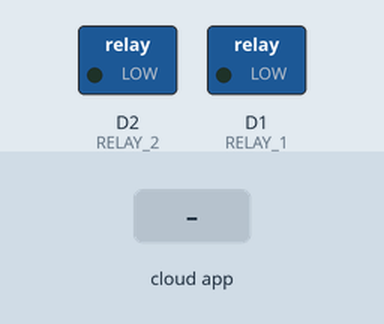
Recording of a sketch running on a simulated ESP8266 (Wemos D1 mini). Parts: switched loads named in the sketch (green lamp = pin HIGH). The test bench sets the inputs (shaded band). WiFi joins after 1.5 s; servers stay silent unless stated; what the sketch prints to the serial monitor is not drawn.

Above: at 3.7 s.
3.8 s: the phone or cloud app sets Light to 1
At 4.2 s:
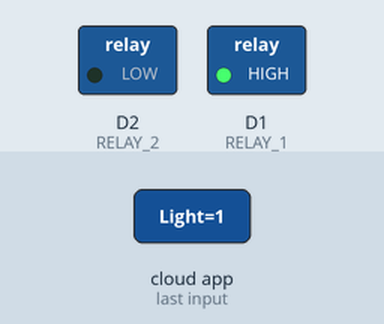
5.3 s: the phone or cloud app sets Fan to 1
At 6.5 s:
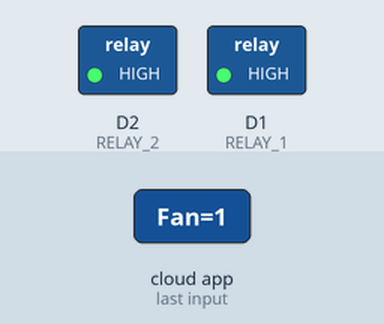
6.8 s: the phone or cloud app sets Light to 0
At 7.7 s:
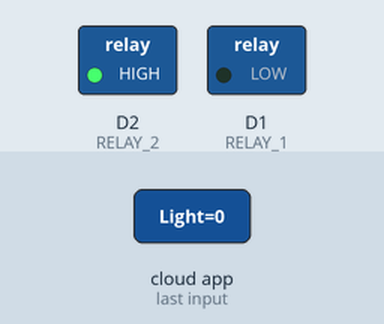
8.3 s: the phone or cloud app sets All.Devices to 0
At 8.8 s:
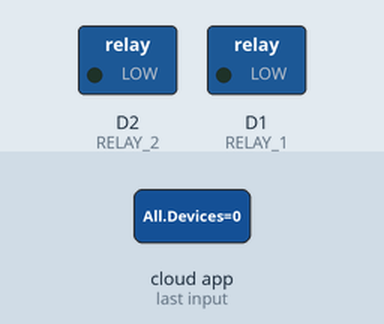
11.3 s: the phone or cloud app sets All.Devices to 1
At 12.3 s:
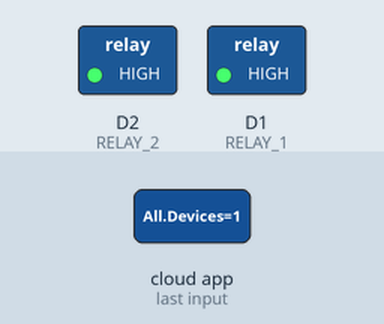
Timing chart, 0 to 13.8 s (numbered marks = the images above; inputs shaded):
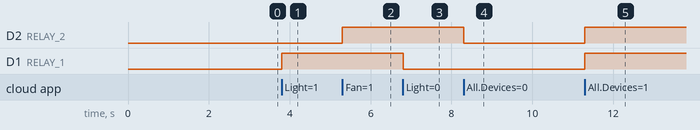

Measured:
- after the input at 3.8 s, D1 (RELAY_1): LOW → HIGH at once
- after the input at 5.3 s, D2 (RELAY_2): LOW → HIGH at once
- after the input at 6.8 s, D1 (RELAY_1): HIGH → LOW at once
- after the input at 8.3 s, D2 (RELAY_2): HIGH → LOW at once
- after the input at 11.3 s, D2 (RELAY_2), D1 (RELAY_1): LOW → HIGH at once

The sketch:

Alexa_Esp8266.ino
```cpp
/**********************************************************************************
* Home Automation with Alexa and NodeMCU
* WeMos smart devices emulation using FAUXMOESP Library
*
* Code based on the great open source lib & example code at:
* http://tinkerman.cat/emulate-wemo-device-esp8266/
* which is based off of the Python example code by:
* https://github.com/makermusings/fauxmo
*
* Also, thanks to Sid for Sid's E Classroom
* https://www.youtube.com/c/SidsEClassroom
*
* fauxmoESP is a library for ESP8266-based devices that emulates a Belkin WeMo device
* and thus allows you to control them using this protocol, in particular from
* Alexa-powered devices like the Amazon Echo or the Dot.
*
* 7 devices to be discovered:
*
*  4 Simple WeMo devices
*   ==> Light1    ==> Relay 1 ==> NodeMCU D5
*   ==> Light2    ==> Relay 3 ==> NodeMCU D7
*   ==> Outlet1   ==> Relay 2 ==> NodeMCU D6
*   ==> Outlet2   ==> Relay 4 ==> NodeMCU D8
*
*  3 Groups of devices
*   ==> All Devices
*   ==> Living Room (Light1 and Outlet1)
*   ==> Bed Room (Light2 and Outlet2)
*
*  To discovery devices for the first time, use voice commnad:
*  "Computer (or Alexa), discovery devices"
*
*  To activate a device or a gropu of devices, you should use voice commands, like:
*  "Computer (or Alexa), turn on Light1" or "..., turn off Light1"
*  "Computer (or Alexa), turn on Living Room" or "..., turn off Living Room"
*  "Computer (or Alexa), turn on All Devices" or "..., turn off All Devices"
*
*  Developed by Marcelo Rovai on 19Aug17
*  Visit my blog: https://MJRoBot.org
  *********************************************************************************/
#include <Arduino.h>
#include <ESP8266WiFi.h>
#include "fauxmoESP.h"

/* Network credentials */
#define WIFI_SSID "" // your WiFi SSID
#define WIFI_PASS "" // your WiFi Password

#define SERIAL_BAUDRATE 115200

/* Belkin WeMo emulation */
fauxmoESP fauxmo;

/* Set Relay Pins */
#define RELAY_1 D1
#define RELAY_2 D2

void setup()
{
   Serial.begin(SERIAL_BAUDRATE);
   //setup and wifi connection
   wifiSetup();

   //Set relay pins to outputs
   pinMode(RELAY_1, OUTPUT);
   pinMode(RELAY_2, OUTPUT);

   //Set each relay pin to HIGH ====== NOTE THAT THE RELAYS USE INVERSE LOGIC =====
   digitalWrite(RELAY_1, LOW);
   delay(500);
   digitalWrite(RELAY_2, LOW);
   delay(500);

   // Device Names for Simulated Wemo switches
   fauxmo.addDevice("Light");
   fauxmo.addDevice("Fan");
   fauxmo.addDevice("All Devices");
   fauxmo.onMessage(callback);
}

void loop()
{
  fauxmo.handle();
}

/* ---------------------------------------------------------------------------
 Device Callback
 ----------------------------------------------------------------------------*/
void callback(uint8_t device_id, const char * device_name, bool state)
{
  Serial.print("Device "); Serial.print(device_name);
  Serial.print(" state: ");
  if (state)
  {
    Serial.println("ON");
  }
  else
  {
    Serial.println("OFF");
  }

  //Switching action on detection of device name

  if ( (strcmp(device_name, "Light") == 0) )
  {
    if (!state)
    {
      digitalWrite(RELAY_1, LOW);
    }
    else
    {
       digitalWrite(RELAY_1, HIGH);
    }
  }

  if ( (strcmp(device_name, "Fan") == 0) )
  {
    if (!state)
    {
       digitalWrite(RELAY_2, LOW);
    }
    else
    {
      digitalWrite(RELAY_2, HIGH);
    }
  }


  if ( (strcmp(device_name, "All Devices") == 0) )
  {
    if (!state)
    {
      digitalWrite(RELAY_1, LOW);
      digitalWrite(RELAY_2, LOW);
    }
    else
    {
      digitalWrite(RELAY_1, HIGH);
      digitalWrite(RELAY_2, HIGH);
    }
  }
}

/* -----------------------------------------------------------------------------
 Wifi Setup
 -----------------------------------------------------------------------------*/
void wifiSetup()
{
   // Set WIFI module to STA mode
   WiFi.mode(WIFI_STA);

   // Connect
   Serial.println ();
   Serial.printf("[WIFI] Connecting to %s ", WIFI_SSID);
   Serial.println();
   WiFi.begin(WIFI_SSID, WIFI_PASS);

   // Wait
   while (WiFi.status() != WL_CONNECTED)
   {
      Serial.print(".");
      delay(100);
   }
   Serial.print(" ==> CONNECTED!" );
   Serial.println();

   // Connected!
   Serial.printf("[WIFI] STATION Mode, SSID: %s, IP address: %s\n", WiFi.SSID().c_str(), WiFi.localIP().toString().c_str());
   Serial.println();
}
```
